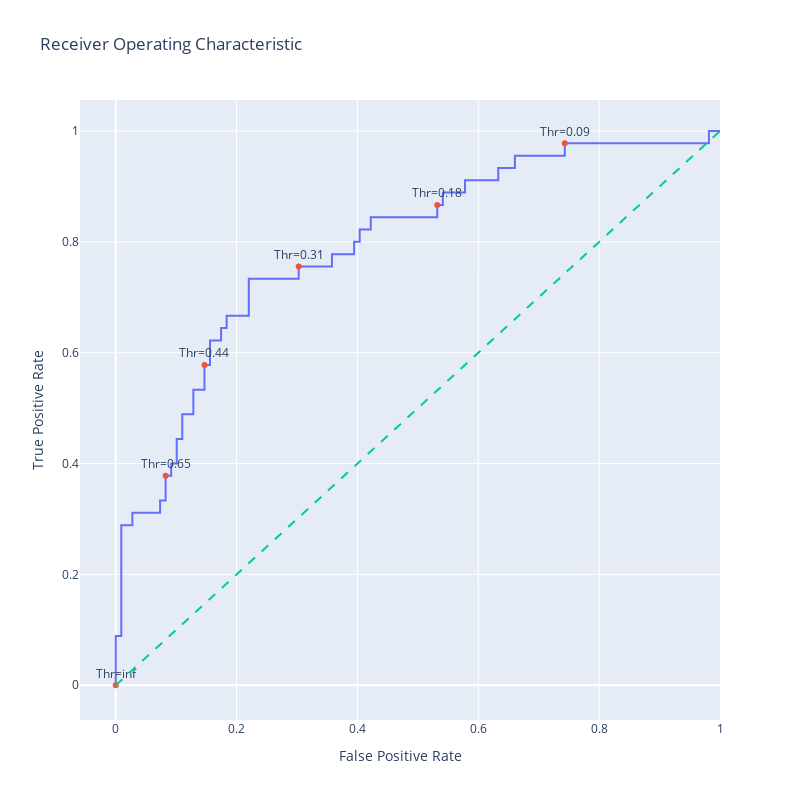

Notebook code for this chart:
### Code cell
# Generate a trace for ROC curve
trace0 = go.Scatter(
    x=fpr,
    y=tpr,
    mode='lines',
    name='ROC curve'
)

# Only label every nth point to avoid cluttering
n = 10  
indices = np.arange(len(thresholds)) % n == 0  # Choose indices where index mod n is 0

trace1 = go.Scatter(
    x=fpr[indices], 
    y=tpr[indices], 
    mode='markers+text', 
    name='Threshold points', 
    text=[f"Thr={thr:.2f}" for thr in thresholds[indices]], 
    textposition='top center'
)


# Diagonal line
trace2 = go.Scatter(
    x=[0, 1], 
    y=[0, 1], 
    mode='lines', 
    name='Random (Area = 0.5)', 
    line=dict(dash='dash')
)

data = [trace0, trace1, trace2]

# Define layout with square aspect ratio
layout = go.Layout(
    title='Receiver Operating Characteristic',
    xaxis=dict(title='False Positive Rate'),
    yaxis=dict(title='True Positive Rate'),
    autosize=False,
    width=800,
    height=800,
    showlegend=False
)

# Define figure and add data
fig = go.Figure(data=data, layout=layout)

# Show figure
fig.show()

### Figure 1 — Plotly figure (JSON) as saved in the notebook; plotly's stock layout.template omitted (floating-point values rounded to 4 significant figures)
{"data": [{"mode": "lines", "name": "ROC curve", "type": "scatter", "x": [0, 0, 0, 0.009174, 0.009174, 0.02752, 0.02752, 0.07339, 0.07339, 0.08257, 0.08257, 0.09174, 0.09174, 0.1009, 0.1009, 0.1101, 0.1101, 0.1284, 0.1284, 0.1468, 0.1468, 0.156, 0.156, 0.1743, 0.1743, 0.1835, 0.1835, 0.2202, 0.2202, 0.3028, 0.3028, 0.3578, 0.3578, 0.3945, 0.3945, 0.4037, 0.4037, 0.422, 0.422, 0.5321, 0.5321, 0.5413, 0.5413, 0.578, 0.578, 0.633, 0.633, 0.6606, 0.6606, 0.7431, 0.7431, 0.9817, 0.9817, 1], "y": [0, 0.02222, 0.08889, 0.08889, 0.2889, 0.2889, 0.3111, 0.3111, 0.3333, 0.3333, 0.3778, 0.3778, 0.4, 0.4, 0.4444, 0.4444, 0.4889, 0.4889, 0.5333, 0.5333, 0.5778, 0.5778, 0.6222, 0.6222, 0.6444, 0.6444, 0.6667, 0.6667, 0.7333, 0.7333, 0.7556, 0.7556, 0.7778, 0.7778, 0.8, 0.8, 0.8222, 0.8222, 0.8444, 0.8444, 0.8667, 0.8667, 0.8889, 0.8889, 0.9111, 0.9111, 0.9333, 0.9333, 0.9556, 0.9556, 0.9778, 0.9778, 1, 1]}, {"mode": "markers+text", "name": "Threshold points", "text": ["Thr=inf", "Thr=0.65", "Thr=0.44", "Thr=0.31", "Thr=0.18", "Thr=0.09"], "textposition": "top center", "type": "scatter", "x": [0, 0.08257, 0.1468, 0.3028, 0.5321, 0.7431], "y": [0, 0.3778, 0.5778, 0.7556, 0.8667, 0.9778]}, {"line": {"dash": "dash"}, "mode": "lines", "name": "Random (Area = 0.5)", "type": "scatter", "x": [0, 1], "y": [0, 1]}], "layout": {"autosize": false, "height": 800, "showlegend": false, "title": {"text": "Receiver Operating Characteristic"}, "width": 800, "xaxis": {"title": {"text": "False Positive Rate"}}, "yaxis": {"title": {"text": "True Positive Rate"}}}}
